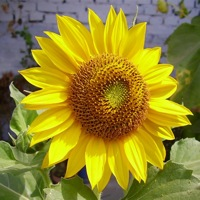
#> input picture flower.jpg, 200 x 200 px
$ jupyter execute 'Canny Edge detector.ipynb'
#> lines starting #> are read from the running program, lines starting #| are printed output that depends on the picture; after the words box and inside, x2 and y2 are one past the last pixel; in counts of white or black regions, pixels touching at a corner belong together
# Canny Edge Detector

[cell 1]
import cv2
import numpy as np
import matplotlib.pyplot as plt

[cell 2]
image=cv2.imread('flower.jpg')
#> image is the input picture: shape (200, 200, 3); mean B, G, R 43.3, 135.9, 148.6
imgRGB = cv2.cvtColor(image, cv2.COLOR_BGR2RGB)
gray=cv2.cvtColor(imgRGB, cv2.COLOR_RGB2GRAY)
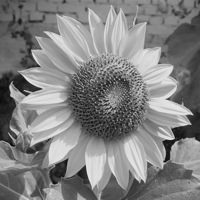
#> gray: shape (200, 200); min 11, max 238, mean 129.1
plt.imshow(gray,cmap='gray')
#The input image is converted to grayscale and the resulting image is as follows

[cell 3]
I_g=cv2.GaussianBlur(gray,(5,5),1.4)
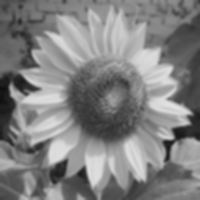
#> I_g: shape (200, 200); min 15, max 225, mean 129.1
saveImg = cv2.imwrite("output.jpg",I_g)
plt.imshow(I_g,cmap='gray')
#A Gaussian filter is applied to this grayscale image to obtain a smooth image for further processing.

[cell 4]
def normalize(img):
    img = img/np.max(img)
    return img

[cell 5]
#Sobel edge detection: A Sobel filter is applied in two different directions in order to record the abrupt intensity change in the respective directions.
# Sobel for x direction
kernel_Sobel_x = np.array([[-1,0,+1],[-2,0,+2],[-1,0,+1]])
g_x=cv2.filter2D(I_g,-1,kernel_Sobel_x).astype('float64')
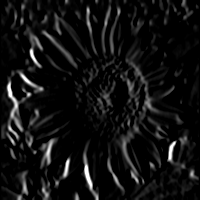
#> g_x: shape (200, 200) float64; min 0, max 255, mean 17.5
g_x=normalize(g_x)
plt.imshow(g_x,cmap='gray')

[cell 6]
#Sobel for y direction
kernel_Sobel_y = np.array([[-1,-2,-1], [0,0,0], [+1,+2,+1]])
g_y=cv2.filter2D(I_g,-1,kernel_Sobel_y).astype('float64')
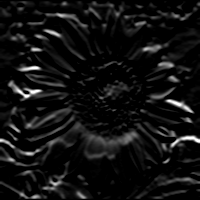
#> g_y: shape (200, 200) float64; min 0, max 255, mean 17.4
g_y=normalize(g_y)
plt.imshow(g_y,cmap='gray')

[cell 7]
#Magnitude of derivatives combined
M_xy=np.hypot(g_x,g_y)
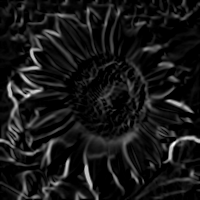
#> M_xy: shape (200, 200) float64; min 0, max 1.34, mean 0.125; drawn with min black and max white
M_xy=normalize(M_xy)
plt.imshow(M_xy,cmap='gray')

[cell 8]
#The direction of the derivatives
alpha_xy=np.degrees(np.arctan2(g_y,g_x))
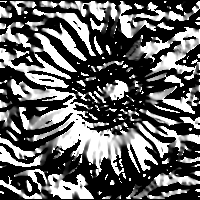
#> alpha_xy: shape (200, 200) float64; min 0, max 90, mean 35; drawn with min black and max white

[cell 9]
#Non maximal suppression
g_nxy=np.zeros([M_xy.shape[0],M_xy.shape[1]])
for i in range(1,M_xy.shape[0]-1):
    for j in range(1,M_xy.shape[1]-1):
        if alpha_xy[i][j]<=22.5 and alpha_xy[i][j]>=-22.5:
            if M_xy[i][j]>M_xy[i][j-1] and M_xy[i][j]>M_xy[i][j+1]:
                g_nxy[i][j]=M_xy[i][j]
        elif alpha_xy[i][j]>=22.5 and alpha_xy[i][j]<=67.5:
            if M_xy[i][j]>M_xy[i-1][j-1] and M_xy[i][j]>M_xy[i+1][j+1]:
                g_nxy[i][j]=M_xy[i][j]
        elif alpha_xy[i][j]*180>=67.5 or alpha_xy[i][j]<=-67.5:
            if M_xy[i][j]>M_xy[i-1][j] and M_xy[i][j]>M_xy[i+1][j]:
                g_nxy[i][j]=M_xy[i][j]
        elif alpha_xy[i][j]<=-22.5 and alpha_xy[i][j]>=-67.5:
            if M_xy[i][j]>M_xy[i+1][j-1] and M_xy[i][j]>M_xy[i-1][j+1]:
                g_nxy[i][j]=M_xy[i][j]
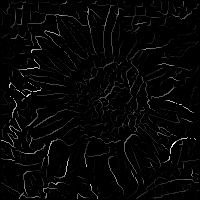
#> g_nxy: shape (200, 200) float64; min 0, max 1, mean 0.0248
g_nxy=normalize(g_nxy)
plt.imshow(g_nxy,cmap='gray')

[cell 10]
#Edge linlikng
H=0.1 #High threshold
L=0.02 #Low threshold
temp_new=0.1
temp_old=0
while(temp_old!=temp_new):
    temp_old=temp_new
    for i in range(1,g_nxy.shape[0]-1):
        for j in range(1,g_nxy.shape[1]-1):
            if(g_nxy[i,j]>H):
                g_nxy[i,j]=1
            elif(g_nxy[i,j]<L):
                g_nxy[i,j]=0
            else:
                if((g_nxy[i-1,j-1] > H) or (g_nxy[i-1,j] > H) or (g_nxy[i-1,j+1] > H) or (g_nxy[i,j-1] > H) or (g_nxy[i,j+1] > H) or (g_nxy[i+1,j-1] > H) or (g_nxy[i+1,j] > H) or (g_nxy[i+1,j+1] > H)):
                    g_nxy[i,j]=1
    temp_new=np.sum(g_nxy==1)
#> this loop made 14 passes
#> (temp_old, temp_new) on passes 2 to 13: (3888, 3995), (3995, 4045), (4045, 4068), (4068, 4086), (4086, 4097), (4097, 4106), (4106, 4114), (4114, 4118), (4118, 4122), (4122, 4125), (4125, 4128), (4128, 4130)
#> temp_new on pass 1: 3888
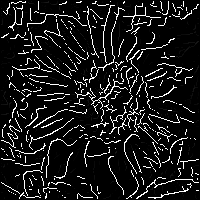
#> g_nxy: shape (200, 200) float64; 11.28% of pixels changed, all inside (x1, y1, x2, y2) = (1, 1, 199, 199)

[cell 11]
plt.imshow(g_nxy, cmap = 'gray')
plt.show()

[cell 12]
saveImg = cv2.imwrite("output.jpg",(g_nxy*255).astype(int))

[cell 13]
#Using opencv
canny=cv2.Canny(gray,200,160)
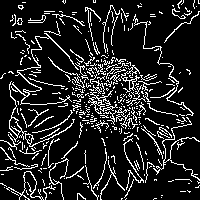
#> canny: shape (200, 200); 13.9% white in thin lines or dots
saveImg = cv2.imwrite("output.jpg",canny)
plt.imshow(canny,cmap='gray')
